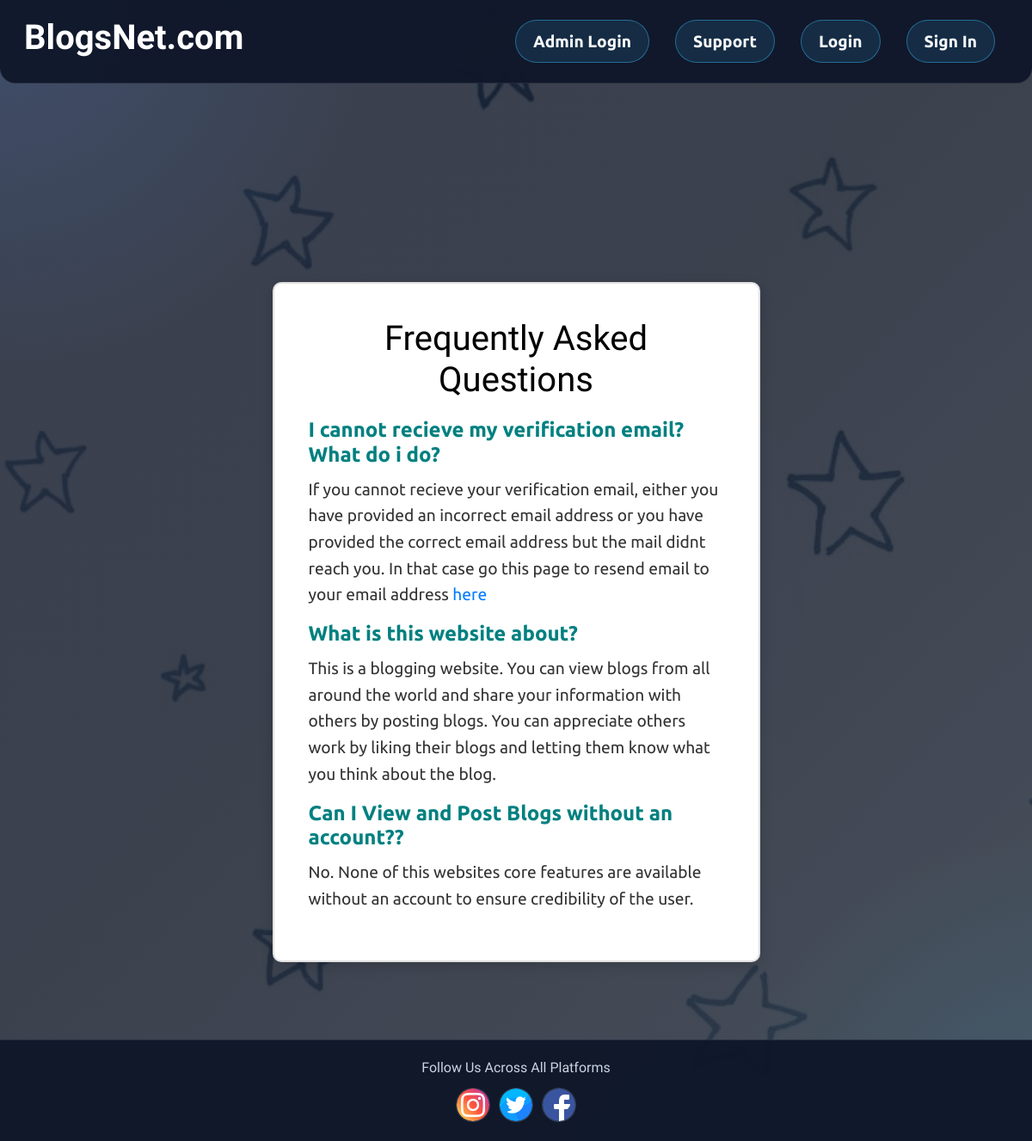
/support.php, run on the app's committed database.
### tables this page shows
CREATE TABLE FAQ (
	fid INT AUTO_INCREMENT,
    uid INT NOT NULL,
    fquestion TEXT NOT NULL,
    fanswer TEXT NOT NULL,
    fcat VARCHAR(255),
    CONSTRAINT blol_faq_fid_pk PRIMARY KEY(fid),
    CONSTRAINT blol_faq_uid_fk FOREIGN KEY(uid) REFERENCES users(uid) ON DELETE CASCADE ON UPDATE CASCADE
) AUTO_INCREMENT = 1;

### support.php (the view)
<?php
include("includes/header.php");
include("includes/navbar.php");
include("conn.php");
$query = "SELECT * FROM FAQ";
$query_run = mysqli_query($con, $query);
?>
<div class="main-div">
    <div class="py-5">
        <div class="container">
            <div class="row justify-content-center">
                <div class="col-md-6">
                    <div class="faq-card">
                        <h2>Frequently Asked Questions</h2>
                        <div class="faq-item">
                         <h3>I cannot recieve my verification email? What do i do?</h3>
                         <p>If you cannot recieve your verification email, either you have provided an incorrect email address or you have provided the correct email address but the mail didnt reach you. In that case go this page to resend email to your email address <a href="resend_vemail.php">here</a></p>
                        </div>
                        <?php
                                while ($row = mysqli_fetch_assoc($query_run)) {
                                    $fquestion = isset($row['fquestion']) ? htmlspecialchars($row['fquestion']) : 'No question provided';
                                    $fanswer = isset($row['fanswer']) ? htmlspecialchars($row['fanswer']) : 'No answer provided';
                                    echo '<div class="faq-item">';
                                    echo '<h3>' . $fquestion . '</h3>';
                                    echo '<p>' . $fanswer . '</p>';
                                    echo '</div>';
                                }
                        ?>
                    </div>
                </div>
            </div>
        </div>
    </div>
</div>
<?php
include("includes/footer.php");
?>

### includes/header.php (shortened to what this page needs)
<!DOCTYPE html>
<html lang="en">
<head>
    <link rel="stylesheet" href="https://cdn.jsdelivr.net/npm/bootstrap@4.1.3/dist/css/bootstrap.min.css">
    <link rel="stylesheet" href="/styles/style.css">
    <link href="https://cdn.quilljs.com/1.3.6/quill.snow.css" rel="stylesheet">
</head>
<body>

### includes/navbar.php (shortened to what this page needs)
<div class="main-div">
    <div class="navbar">
        <h1><a href="/index.php">BlogsNet.com</a></h1>
        <div class="pages">
            <ul>
                <?php if (!isset($_SESSION['authenticated'])): ?>
                    <li><a href="/adminlogin.php">Admin Login</a></li>
                    <li><a href="/support.php">Support</a></li>
                    <li><a href="/login.php">Login</a></li>
                    <li><a href="/signin.php">Sign In</a></li>
                <?php endif ?>
            </ul>
        </div>
    </div>
</div>

### includes/footer.php (shortened to what this page needs)
<footer>
    <h3>Follow Us Across All Platforms</h3>
    <div class="social-media-icons">
        <a href="https://www.instagram.com/433/" class="icon">
            <img src="/assets/iglol.png" alt="Instagram" class="soc-img">
        </a>
        <a href="http://www.twitter.com/433/" class="icon">
            <img src="/assets/twitterlol.png" alt="Twitter" class="soc-img">
        </a>
        <a href="http://www.facebook.com/433/" class="icon">
            <img src="/assets/fblol.png" alt="Facebook" class="soc-img">
        </a>
    </div>
</footer>
</body>
</html>
</html>

### styles/style.css (style rules this page uses)
* { margin: 0; padding: 0; box-sizing: border-box; }
body { font-family: 'Ubuntu', sans-serif; background: radial-gradient(circle at top left, rgba(59, 130, 246, 0.16), transparent 24%), radial-gradient(circle at bottom right, rgba(14, 165, 233, 0.12), transparent 20%), linear-gradient(135deg, #0f172a 0%, #111827 46%, #1f2937 100%); color: #e5e7eb; min-height: 100vh; padding: 140px 0 120px; background-attachment: fixed; position: relative; }
body::before { content: ""; position: fixed; inset: 0; background: url('/assets/starslol.jpg') center/cover no-repeat; opacity: 0.18; pointer-events: none; z-index: -1; }
body::after { content: ""; position: fixed; inset: 0; background: radial-gradient(circle at center, rgba(59, 130, 246, 0.04), transparent 40%); pointer-events: none; z-index: -1; }
.main-div, .maindiv { display: flex; justify-content: center; align-items: center; }
.navbar { background: rgba(15, 23, 42, 0.95); backdrop-filter: blur(14px); padding: 20px 28px; display: flex; align-items: center; justify-content: space-between; width: 100%; position: fixed; top: 0; left: 0; z-index: 1000; box-sizing: border-box; border-bottom: 1px solid rgba(255, 255, 255, 0.08); border-radius: 0 0 18px 18px; }
.navbar h1 { font-family: 'DynaPuff', sans-serif; font-weight: bold; font-size: 2.5rem; color: white; margin-right: auto; }
.navbar h1 a { text-decoration: none; color: white; }
.pages ul { list-style: none; display: flex; margin: 0; padding: 0; }
.pages li { margin: 0 15px; }
.pages a { display: inline-flex; align-items: center; gap: 10px; text-decoration: none; color: #f8fafc; font-size: 1.2rem; font-family: 'Ubuntu', sans-serif; font-weight: 700; padding: 10px 20px; border-radius: 999px; transition: background-color 0.3s, color 0.3s, transform 0.2s ease; background: rgba(56, 189, 248, 0.12); border: 1px solid rgba(56, 189, 248, 0.45); white-space: nowrap; }
.py-5 { padding-top: 50px; padding-bottom: 50px; }
.col-md-6 { display: flex; align-items: center; justify-content: center; }
.container { width: 100%; max-width: 1200px; margin: 0 auto; padding: 0 18px; margin-top: 120px; }
.row { display: flex; justify-content: center; align-items: center; }
.social-media-icons { display: flex; gap: 10px; justify-content: center; }
.icon { display: flex; justify-content: center; align-items: center; width: 40px; height: 40px; border-radius: 50%; overflow: hidden; background-color: #fff; transition: background-color 0.3s, transform 0.3s; }
.soc-img { width: 100%; height: auto; border-radius: 50%; }
footer { background: rgba(15, 23, 42, 0.97); color: #cbd5e1; text-align: center; padding: 22px 0; width: 100%; position: fixed; bottom: 0; left: 0; font-family: 'DynaPuff', sans-serif; border-top: 1px solid rgba(148, 163, 184, 0.16); }
footer h3 { font-size: 1rem; font-weight: 500; margin-bottom: 14px; }
.icon { background-color: rgba(255, 255, 255, 0.08); border: 1px solid rgba(148, 163, 184, 0.14); }
.faq-card { background-color: #fff; color: black; padding: 40px; border-radius: 10px; box-shadow: 0 4px 15px rgba(0, 0, 0, 0.15); text-align: center; width: 100%; max-width: 1200px; margin: 20px auto; border: 2px solid rgba(0, 0, 0, 0.12); margin-bottom: 40px; }
.faq-card h2 { font-family: 'DynaPuff', sans-serif; font-size: 2.5rem; margin-bottom: 20px; }
.faq-card .faq-item { margin-bottom: 15px; text-align: left; }
.faq-card .faq-item h3 { font-size: 1.5rem; font-weight: bold; color: teal; margin-bottom: 10px; }
.faq-card .faq-item p { font-size: 1.2rem; line-height: 1.6; color: #333; }
footer a { color: green; }

### data on the page
faq: fquestion "What is this website about?", fanswer "This is a blogging website. You can view blogs from all around the world and share your information with others by posting blogs. You can appreciate others work by liking their blogs and letting them know what you think about the blog."
faq: fquestion "Can I View and Post Blogs without an account??", fanswer "No. None of this websites core features are available without an account to ensure credibility of the user."
